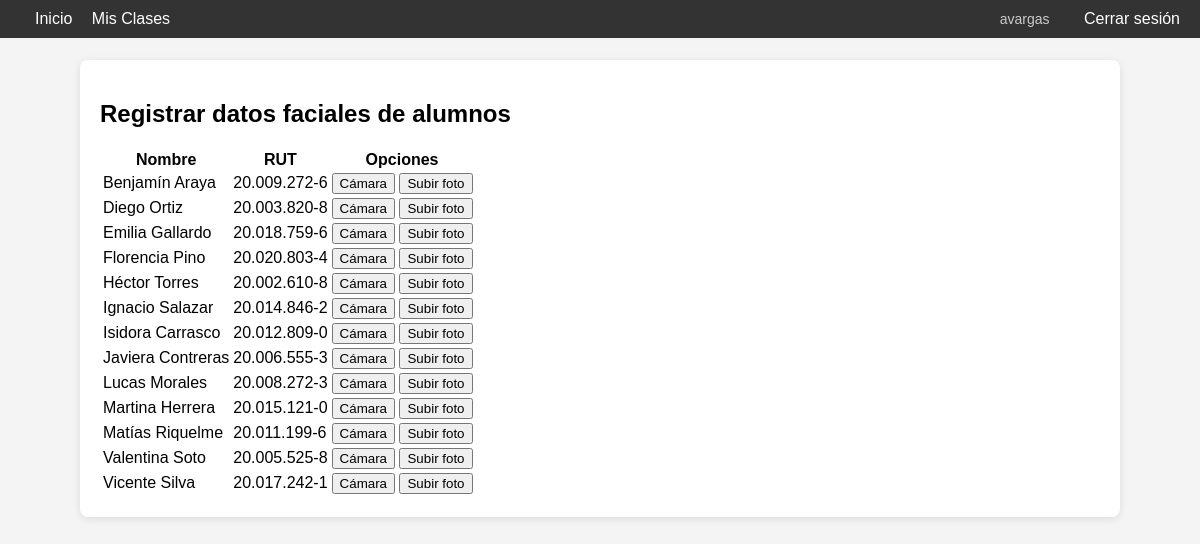
Page /ingresar_alumno/3 (signed in) on the earlier database version.
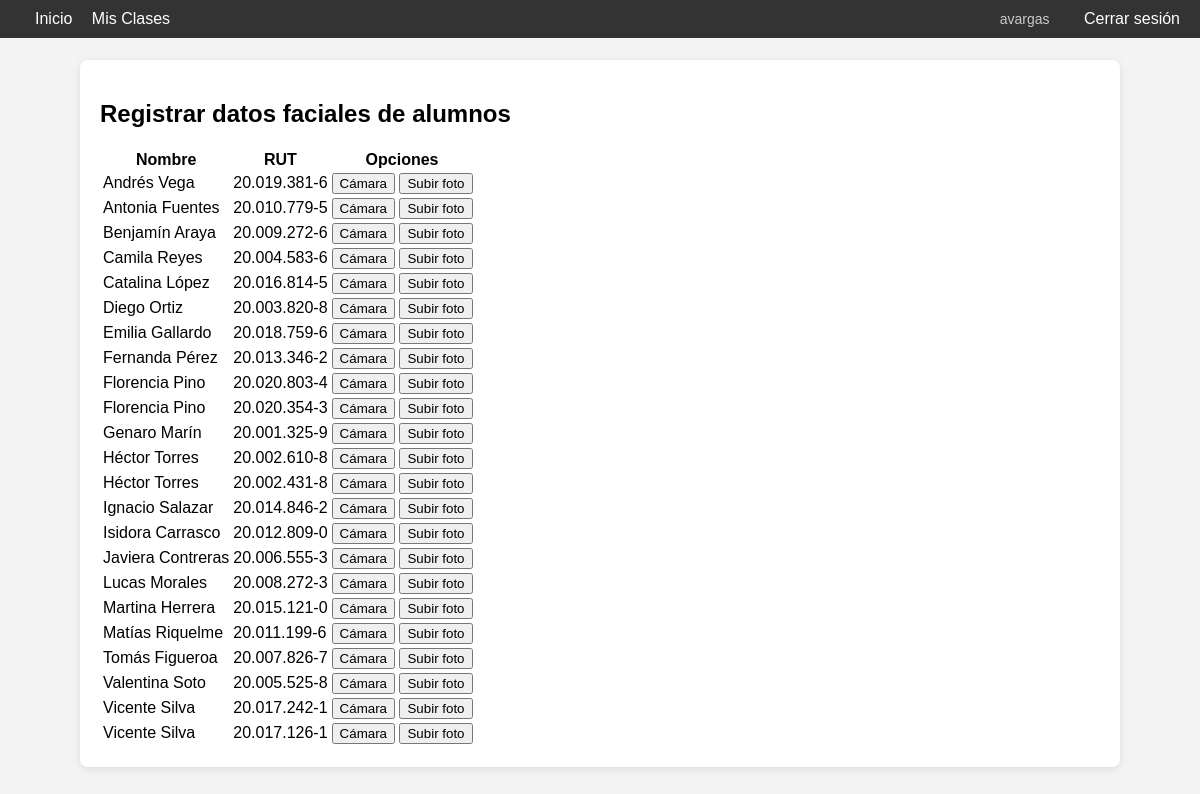
Same page on the later database version.
### tables this page shows
CREATE TABLE alumno (
        id INTEGER PRIMARY KEY AUTOINCREMENT,
        nombre TEXT NOT NULL,
        rut TEXT NOT NULL UNIQUE,
        datos_rostro BLOB NOT NULL
    );

### app/routes.py (the view, shortened to what this page needs)
@app.route('/ingresar_alumno/<int:clase_id>', methods=['GET', 'POST'])
def ingresar_alumno(clase_id):
    if 'usuario' not in session:
        return redirect(url_for('login'))
    mensaje = None
    conexion = sqlite3.connect("asistencia.db")
    cursor = conexion.cursor()
    cursor.execute("""
        SELECT alumno.id, alumno.nombre, alumno.rut
        FROM alumno
        JOIN alumno_clase ON alumno.id = alumno_clase.alumno_id
        WHERE alumno_clase.clase_id = ?
        ORDER BY alumno.nombre
    """, (clase_id,))
    alumnos = [{"id": a[0], "nombre": a[1], "rut": a[2]} for a in cursor.fetchall()]
    conexion.close()
    return render_template('ingresar_alumno.html', clase_id=clase_id, alumnos=alumnos, mensaje=mensaje)

### app/templates/ingresar_alumno.html (shortened to what this page needs)
{% extends "base.html" %}
{% block content %}
<h2>Registrar datos faciales de alumnos</h2>
<table>
    <tr>
        <th>Nombre</th>
        <th>RUT</th>
        <th>Opciones</th>
    </tr>
    {% for alumno in alumnos %}
    <tr>
        <td>{{ alumno.nombre }}</td>
        <td>{{ alumno.rut }}</td>
        <td>
            <button onclick="activarCamara('{{ alumno.id }}')">Cámara</button>
            <form action="{{ url_for('ingresar_alumno', clase_id=clase_id) }}" method="post" enctype="multipart/form-data" style="display:inline;">
                <button type="button" onclick="this.previousElementSibling.click();">Subir foto</button>
            </form>
        </td>
    </tr>
    {% endfor %}
</table>
{% endblock %}

Differences in the rows shown:
now on this page (row unchanged): alumno: nombre "Andrés Vega", rut "20.019.381-6"
added alumno: nombre "Antonia Fuentes", rut "20.010.779-5"
added alumno: nombre "Camila Reyes", rut "20.004.583-6"
added alumno: nombre "Catalina López", rut "20.016.814-5"
added alumno: nombre "Fernanda Pérez", rut "20.013.346-2"
added alumno: nombre "Florencia Pino", rut "20.020.354-3"
added alumno: nombre "Genaro Marín", rut "20.001.325-9"
added alumno: nombre "Héctor Torres", rut "20.002.431-8"
now on this page (row unchanged): alumno: nombre "Tomás Figueroa", rut "20.007.826-7"
added alumno: nombre "Vicente Silva", rut "20.017.126-1"
